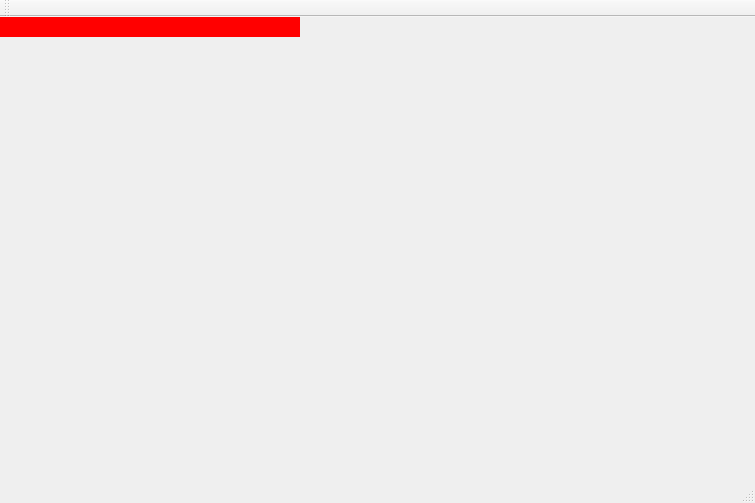
<?xml version="1.0" encoding="UTF-8"?>
<ui version="4.0">
 <class>MainWindow</class>
 <widget class="QMainWindow" name="MainWindow">
  <property name="geometry">
   <rect>
    <x>0</x>
    <y>0</y>
    <width>755</width>
    <height>503</height>
   </rect>
  </property>
  <property name="mouseTracking">
   <bool>false</bool>
  </property>
  <property name="windowTitle">
   <string>Wave Interference</string>
  </property>
  <property name="windowOpacity">
   <double>2.000000000000000</double>
  </property>
  <widget class="QWidget" name="centralWidget">
   <widget class="QWidget" name="widget" native="true">
    <property name="geometry">
     <rect>
      <x>0</x>
      <y>0</y>
      <width>300</width>
      <height>20</height>
     </rect>
    </property>
    <property name="sizePolicy">
     <sizepolicy hsizetype="Expanding" vsizetype="Expanding">
      <horstretch>1</horstretch>
      <verstretch>1</verstretch>
     </sizepolicy>
    </property>
    <property name="palette">
     <palette>
      <active>
       <colorrole role="WindowText">
        <brush brushstyle="SolidPattern">
         <color alpha="255">
          <red>0</red>
          <green>0</green>
          <blue>0</blue>
         </color>
        </brush>
       </colorrole>
       <colorrole role="Button">
        <brush brushstyle="SolidPattern">
         <color alpha="255">
          <red>255</red>
          <green>0</green>
          <blue>0</blue>
         </color>
        </brush>
       </colorrole>
       <colorrole role="Light">
        <brush brushstyle="SolidPattern">
         <color alpha="255">
          <red>255</red>
          <green>127</green>
          <blue>127</blue>
         </color>
        </brush>
       </colorrole>
       <colorrole role="Midlight">
        <brush brushstyle="SolidPattern">
         <color alpha="255">
          <red>255</red>
          <green>63</green>
          <blue>63</blue>
         </color>
        </brush>
       </colorrole>
       <colorrole role="Dark">
        <brush brushstyle="SolidPattern">
         <color alpha="255">
          <red>127</red>
          <green>0</green>
          <blue>0</blue>
         </color>
        </brush>
       </colorrole>
       <colorrole role="Mid">
        <brush brushstyle="SolidPattern">
         <color alpha="255">
          <red>170</red>
          <green>0</green>
          <blue>0</blue>
         </color>
        </brush>
       </colorrole>
       <colorrole role="Text">
        <brush brushstyle="SolidPattern">
         <color alpha="255">
          <red>0</red>
          <green>0</green>
          <blue>0</blue>
         </color>
        </brush>
       </colorrole>
       <colorrole role="BrightText">
        <brush brushstyle="SolidPattern">
         <color alpha="255">
          <red>255</red>
          <green>255</green>
          <blue>255</blue>
         </color>
        </brush>
       </colorrole>
       <colorrole role="ButtonText">
        <brush brushstyle="SolidPattern">
         <color alpha="255">
          <red>0</red>
          <green>0</green>
          <blue>0</blue>
         </color>
        </brush>
       </colorrole>
       <colorrole role="Base">
        <brush brushstyle="SolidPattern">
         <color alpha="255">
          <red>255</red>
          <green>255</green>
          <blue>255</blue>
         </color>
        </brush>
       </colorrole>
       <colorrole role="Window">
        <brush brushstyle="SolidPattern">
         <color alpha="255">
          <red>255</red>
          <green>0</green>
          <blue>0</blue>
         </color>
        </brush>
       </colorrole>
       <colorrole role="Shadow">
        <brush brushstyle="SolidPattern">
         <color alpha="255">
          <red>0</red>
          <green>0</green>
          <blue>0</blue>
         </color>
        </brush>
       </colorrole>
       <colorrole role="AlternateBase">
        <brush brushstyle="SolidPattern">
         <color alpha="255">
          <red>255</red>
          <green>127</green>
          <blue>127</blue>
         </color>
        </brush>
       </colorrole>
       <colorrole role="ToolTipBase">
        <brush brushstyle="SolidPattern">
         <color alpha="255">
          <red>255</red>
          <green>255</green>
          <blue>220</blue>
         </color>
        </brush>
       </colorrole>
       <colorrole role="ToolTipText">
        <brush brushstyle="SolidPattern">
         <color alpha="255">
          <red>0</red>
          <green>0</green>
          <blue>0</blue>
         </color>
        </brush>
       </colorrole>
      </active>
      <inactive>
       <colorrole role="WindowText">
        <brush brushstyle="SolidPattern">
         <color alpha="255">
          <red>0</red>
          <green>0</green>
          <blue>0</blue>
         </color>
        </brush>
       </colorrole>
       <colorrole role="Button">
        <brush brushstyle="SolidPattern">
         <color alpha="255">
          <red>255</red>
          <green>0</green>
          <blue>0</blue>
         </color>
        </brush>
       </colorrole>
       <colorrole role="Light">
        <brush brushstyle="SolidPattern">
         <color alpha="255">
          <red>255</red>
          <green>127</green>
          <blue>127</blue>
         </color>
        </brush>
       </colorrole>
       <colorrole role="Midlight">
        <brush brushstyle="SolidPattern">
         <color alpha="255">
          <red>255</red>
          <green>63</green>
          <blue>63</blue>
         </color>
        </brush>
       </colorrole>
       <colorrole role="Dark">
        <brush brushstyle="SolidPattern">
         <color alpha="255">
          <red>127</red>
          <green>0</green>
          <blue>0</blue>
         </color>
        </brush>
       </colorrole>
       <colorrole role="Mid">
        <brush brushstyle="SolidPattern">
         <color alpha="255">
          <red>170</red>
          <green>0</green>
          <blue>0</blue>
         </color>
        </brush>
       </colorrole>
       <colorrole role="Text">
        <brush brushstyle="SolidPattern">
         <color alpha="255">
          <red>0</red>
          <green>0</green>
          <blue>0</blue>
         </color>
        </brush>
       </colorrole>
       <colorrole role="BrightText">
        <brush brushstyle="SolidPattern">
         <color alpha="255">
          <red>255</red>
          <green>255</green>
          <blue>255</blue>
         </color>
        </brush>
       </colorrole>
       <colorrole role="ButtonText">
        <brush brushstyle="SolidPattern">
         <color alpha="255">
          <red>0</red>
          <green>0</green>
          <blue>0</blue>
         </color>
        </brush>
       </colorrole>
       <colorrole role="Base">
        <brush brushstyle="SolidPattern">
         <color alpha="255">
          <red>255</red>
          <green>255</green>
          <blue>255</blue>
         </color>
        </brush>
       </colorrole>
       <colorrole role="Window">
        <brush brushstyle="SolidPattern">
         <color alpha="255">
          <red>255</red>
          <green>0</green>
          <blue>0</blue>
         </color>
        </brush>
       </colorrole>
       <colorrole role="Shadow">
        <brush brushstyle="SolidPattern">
         <color alpha="255">
          <red>0</red>
          <green>0</green>
          <blue>0</blue>
         </color>
        </brush>
       </colorrole>
       <colorrole role="AlternateBase">
        <brush brushstyle="SolidPattern">
         <color alpha="255">
          <red>255</red>
          <green>127</green>
          <blue>127</blue>
         </color>
        </brush>
       </colorrole>
       <colorrole role="ToolTipBase">
        <brush brushstyle="SolidPattern">
         <color alpha="255">
          <red>255</red>
          <green>255</green>
          <blue>220</blue>
         </color>
        </brush>
       </colorrole>
       <colorrole role="ToolTipText">
        <brush brushstyle="SolidPattern">
         <color alpha="255">
          <red>0</red>
          <green>0</green>
          <blue>0</blue>
         </color>
        </brush>
       </colorrole>
      </inactive>
      <disabled>
       <colorrole role="WindowText">
        <brush brushstyle="SolidPattern">
         <color alpha="255">
          <red>127</red>
          <green>0</green>
          <blue>0</blue>
         </color>
        </brush>
       </colorrole>
       <colorrole role="Button">
        <brush brushstyle="SolidPattern">
         <color alpha="255">
          <red>255</red>
          <green>0</green>
          <blue>0</blue>
         </color>
        </brush>
       </colorrole>
       <colorrole role="Light">
        <brush brushstyle="SolidPattern">
         <color alpha="255">
          <red>255</red>
          <green>127</green>
          <blue>127</blue>
         </color>
        </brush>
       </colorrole>
       <colorrole role="Midlight">
        <brush brushstyle="SolidPattern">
         <color alpha="255">
          <red>255</red>
          <green>63</green>
          <blue>63</blue>
         </color>
        </brush>
       </colorrole>
       <colorrole role="Dark">
        <brush brushstyle="SolidPattern">
         <color alpha="255">
          <red>127</red>
          <green>0</green>
          <blue>0</blue>
         </color>
        </brush>
       </colorrole>
       <colorrole role="Mid">
        <brush brushstyle="SolidPattern">
         <color alpha="255">
          <red>170</red>
          <green>0</green>
          <blue>0</blue>
         </color>
        </brush>
       </colorrole>
       <colorrole role="Text">
        <brush brushstyle="SolidPattern">
         <color alpha="255">
          <red>127</red>
          <green>0</green>
          <blue>0</blue>
         </color>
        </brush>
       </colorrole>
       <colorrole role="BrightText">
        <brush brushstyle="SolidPattern">
         <color alpha="255">
          <red>255</red>
          <green>255</green>
          <blue>255</blue>
         </color>
        </brush>
       </colorrole>
       <colorrole role="ButtonText">
        <brush brushstyle="SolidPattern">
         <color alpha="255">
          <red>127</red>
          <green>0</green>
          <blue>0</blue>
         </color>
        </brush>
       </colorrole>
       <colorrole role="Base">
        <brush brushstyle="SolidPattern">
         <color alpha="255">
          <red>255</red>
          <green>0</green>
          <blue>0</blue>
         </color>
        </brush>
       </colorrole>
       <colorrole role="Window">
        <brush brushstyle="SolidPattern">
         <color alpha="255">
          <red>255</red>
          <green>0</green>
          <blue>0</blue>
         </color>
        </brush>
       </colorrole>
       <colorrole role="Shadow">
        <brush brushstyle="SolidPattern">
         <color alpha="255">
          <red>0</red>
          <green>0</green>
          <blue>0</blue>
         </color>
        </brush>
       </colorrole>
       <colorrole role="AlternateBase">
        <brush brushstyle="SolidPattern">
         <color alpha="255">
          <red>255</red>
          <green>0</green>
          <blue>0</blue>
         </color>
        </brush>
       </colorrole>
       <colorrole role="ToolTipBase">
        <brush brushstyle="SolidPattern">
         <color alpha="255">
          <red>255</red>
          <green>255</green>
          <blue>220</blue>
         </color>
        </brush>
       </colorrole>
       <colorrole role="ToolTipText">
        <brush brushstyle="SolidPattern">
         <color alpha="255">
          <red>0</red>
          <green>0</green>
          <blue>0</blue>
         </color>
        </brush>
       </colorrole>
      </disabled>
     </palette>
    </property>
    <property name="autoFillBackground">
     <bool>true</bool>
    </property>
   </widget>
  </widget>
  <widget class="QMenuBar" name="menuBar">
   <property name="geometry">
    <rect>
     <x>0</x>
     <y>0</y>
     <width>755</width>
     <height>25</height>
    </rect>
   </property>
  </widget>
  <widget class="QToolBar" name="mainToolBar">
   <attribute name="toolBarArea">
    <enum>TopToolBarArea</enum>
   </attribute>
   <attribute name="toolBarBreak">
    <bool>false</bool>
   </attribute>
  </widget>
  <widget class="QStatusBar" name="statusBar"/>
 </widget>
 <layoutdefault spacing="6" margin="11"/>
 <resources/>
 <connections/>
</ui>
